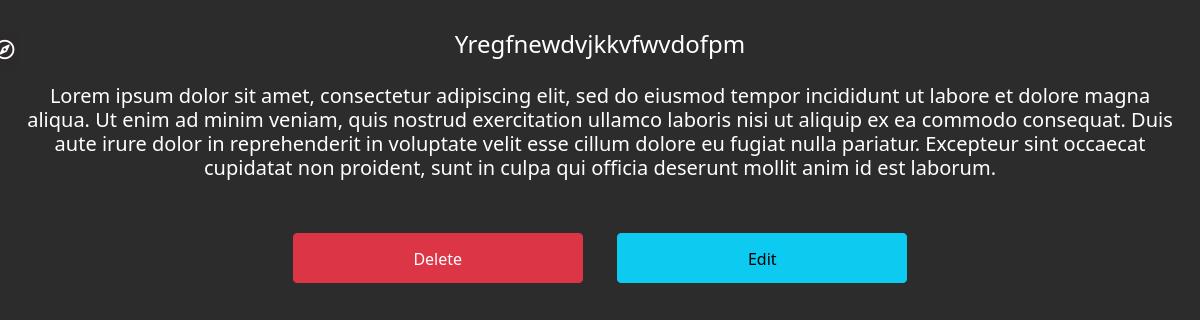
/notes/4, run on the app's committed database.
### notes/models.py (models this page shows, shortened)
class Articles(models.Model):
    title = models.CharField('Title', max_length=150)
    full_text = models.TextField('Note', null=True)
    date = models.DateTimeField('Date of publication', null=True)
    class Meta:
        verbose_name = 'Note'
        verbose_name_plural = 'Notes'

### notes/views.py (the view)
# urls.py: path('<int:pk>', views.NotesDetailView.as_view(), name='notes-detail'),
class NotesDetailView(DetailView):
    model = Articles
    template_name = 'notes/details_view.html'
    context_object_name = 'article'

### notes/templates/notes/details_view.html (shortened to what this page needs)
{% extends 'main/layout.html' %}
{% block content %}
    <div class="features">
        <h1>{{ article.title }}</h1>
        <h5>{{ article.full_text }}</h5>
        <br><br>
        <a href="{% url 'notes-delete' article.id %}" class="btn btn-danger">Delete</a>
        <a href="{% url 'notes-update' article.id %}" class="btn btn-info">Edit</a>
    </div>
{% endblock %}

### main/static/main/css/main.css (style rules this page uses)
body { background: #2c2c2c; padding: 0px 1.2em; }
main .features { margin-top: 30px; color: #fff; text-align: center; width: 100%; }
main .features h1 { font-size: 1.5rem; }
.btn-danger, .btn-info { position: relative; bottom: 18px; height: 50px; width: 25%; padding: 13px; margin: 15px; }
h1 { color: #fff; text-align: center; margin: 15px 0px 25px 0px; }

### main/templates/main/layout.html (style rules this page uses)
a { text-decoration: none; }

### data on the page
Articles: title "Yregfnewdvjkkvfwvdofpm", full_text "Lorem ipsum dolor sit amet, consectetur adipiscing elit, sed do eiusmod tempor incididunt ut labore et dolore magna aliqua. Ut enim ad minim veniam, quis nostrud exercitation ullamco laboris nisi ut aliquip ex ea commodo consequat. Duis aute irure dolor in reprehenderit in voluptate velit esse cillum dolore eu fugiat nulla pariatur. Excepteur sint occaecat cupidatat non proident, sunt in culpa qui officia deserunt mollit anim id est laborum."
